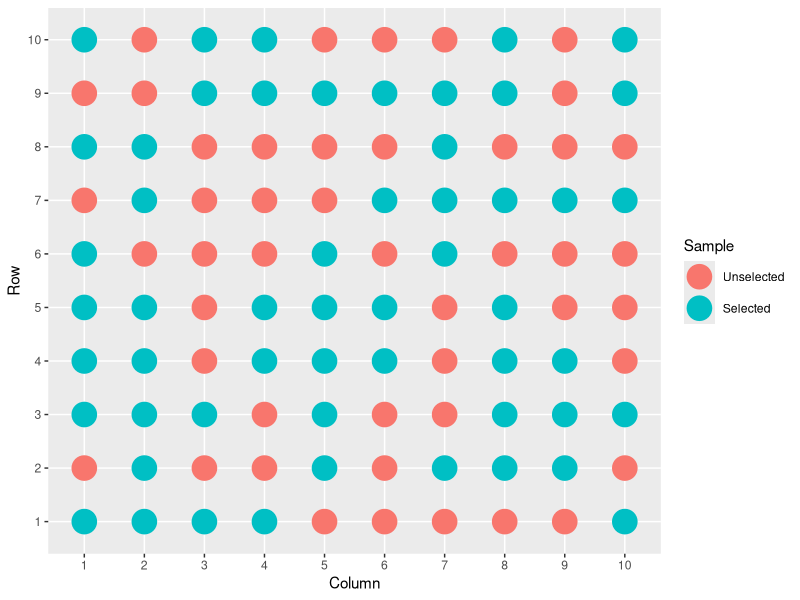

The R source for this figure:
library(ggplot2)

## Create 10 x 10 grid
df <- expand.grid(
  Column = factor(1:10),
  Row = factor(1:10)
)

## Draw sample
df$Sample <- factor(
  sample(x = 1:2, size = 100, replace = TRUE),
  labels = c("Unselected", "Selected")
)

## Plot sample
ggplot(data = df, mapping = aes(Column, Row, color = Sample)) + 
  geom_point(size = 8)
